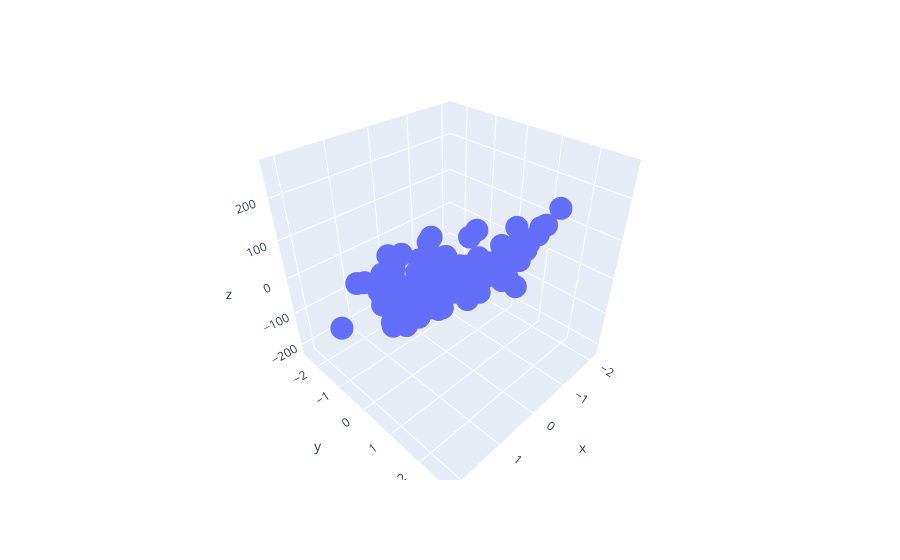

This figure's notebook cell:
### Code cell
px.scatter_3d(x=df["feature1"], y=df["feature2"], z=df["target"])
